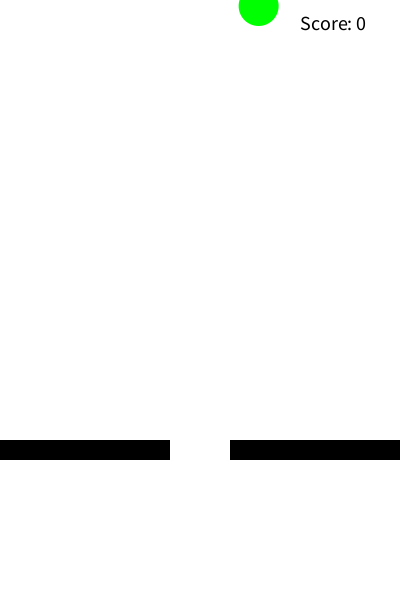
Frame 1 (no input)
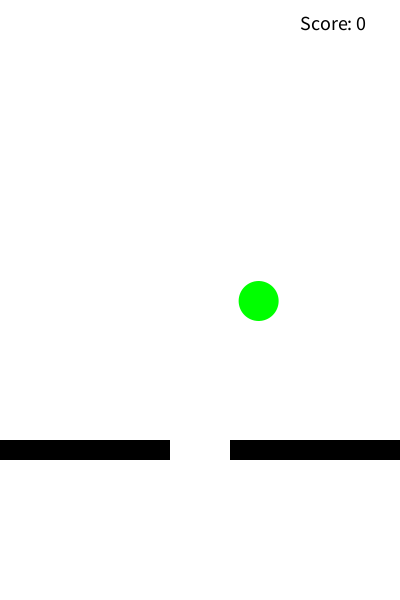
Frame 60 (the mouse pressed at the canvas centre just before this capture)
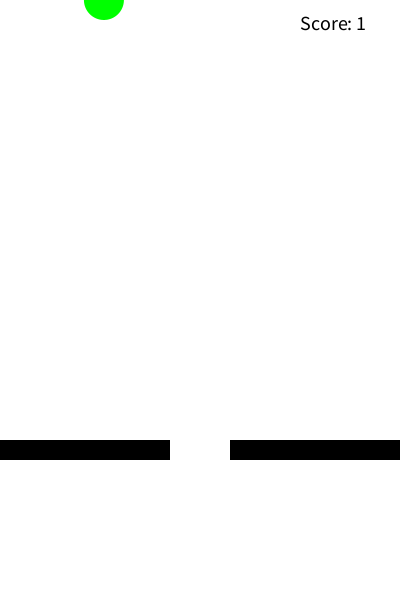
Frame 120 (the mouse held since frame 60 and released just before this capture)

The Processing sketch that drew these frames (run headless with seeded random() and noise(); from frame 60 on, the mouse is pressed at the canvas centre):

// Processing sketch: matts_example_OOP
// ── matts_example_OOP.pde
// This is a special data type.  It is a special array.  Arrays are data types like int or float but instead of
// holding onto just one number at a time they can hold multiple different numbers.  Think of them like a data table,
// or mabye like a shelf with numbers on it to keep everything organized.  Or some people think of them like a 
// digital filing cabinet.  
//
// This one is special in another way... its not just holding lots of ints or floats... 
// its hodling lots of "balls" or objects created by the Ball class I define below.
// In the following line I'm just setting up the array, but I haven't put anything in it yet.
ArrayList<Ball> balls = new ArrayList<Ball>();

// this is a single variable that will hold onto just one ball object at a time... I use it below
// to make the conditionals more readable and easier to understand.
Ball currentBall;

// moving rectangle data
float rectangleX;
float rectangleY;
float rectangleWidth;
float rectangleHeight;
float radius = 20;
int boxSpeed = 6;

boolean gameOver = false;
int score = 0;

void setup()
{
   noStroke();
   size(400,600);
   background(255);
   rectMode(CENTER);
   frameRate(60);
   
   rectangleX = width/2;
   rectangleY = height*0.75;
   rectangleWidth = 60;
   rectangleHeight = 20;
 
   // make, show, and drop new ball
   balls.add(new Ball(random(0,width), 1, radius, rectangleX, rectangleY, rectangleWidth, rectangleHeight));
   int lastBall = balls.size()-1;
   balls.get(lastBall).display();
   balls.get(lastBall).fall();
}

void draw()
{
  if(!gameOver)
  {
      background(255);  
      noStroke();
      
      // print the current score to the screen
      fill(0);
      textSize(20);
      text("Score: "+score, width - 100, 30);
      
      // draw black rectangular band
      fill(0);
      rect(width/2, 0.75*height, width, rectangleHeight);
      
      //  Move the white rectangular "hole"
      fill(255);
    
    
      if(keyCode == 37)  // move left
      {
        if(rectangleX <= 0+rectangleWidth/2)
        {
          rectangleX = 0+rectangleWidth/2-1;
        }
        else
        {
          rectangleX -= boxSpeed;
        }
      }
    
    
      if(keyCode == 39)  // move right
      {
        if(rectangleX >= width-rectangleWidth/2)
        {
           rectangleX = width-rectangleWidth/2; 
        }
        else
        {
          rectangleX += boxSpeed;
        }
      }
     
      // draw the white rectangular "hole"
      rect(rectangleX, rectangleY, rectangleWidth, rectangleHeight);
    
     
     // just show the ball most recently created
     if(balls.size() != 0)  // make sure a ball has been created before you try to show it...
     {
       currentBall = balls.get(balls.size()-1);
       currentBall.display();
       currentBall.fall();
       
       // if the ball isn't colliding with the "hole" and is at the height of the black rectangle then...
       if(!currentBall.isColliding(rectangleX, rectangleY)
           && currentBall.ballHeight()>= 0.75*height
           && currentBall.ballHeight()< 0.75*height+rectangleHeight)
       {
         println("collision detected");   // turn the shapes red if there is a collision.  This is where you'd end the game
         //fill(255,0,0);
         //rect(rectangleX, rectangleY, rectangleWidth, rectangleHeight);
         gameOver = true;
       }
     }
  }
  
  else
  {
    background(0,255,0);
    fill(255);
    textSize(32);
    text("Game Over!",width/2-90,height/2-180);
    text("Score: " + score,width/2-60,height/2);
    text("Press R to Restart",width/2-130,height/2+80);
  }
}

// this resets the game.  It works at anytime during the game
void keyPressed()
{
  if(key == 'r' | key == 'R')
  {
    gameOver = false;
    score = 0;
     // make, show, and drop new ball
   balls.add(new Ball(random(0,width), 1, radius, rectangleX, rectangleY, rectangleWidth, rectangleHeight));
   int lastBall = balls.size()-1;
   balls.get(lastBall).display();
   balls.get(lastBall).fall();
 }
}

class Ball
{
 // data
   float circleX;
   float circleY;
   float radius;
   float rectangleX;
   float rectangleY;
   float rectangleWidth;
   float rectangleHeight;
   
 // constructor
 Ball(
   float _circleX,
   float _circleY,
   float _radius,
   float _rectangleX,
   float _rectangleY,
   float _rectangleWidth,
   float _rectangleHeight)
 {
   circleX = _circleX;
   circleY = _circleY;
   radius = _radius;
   rectangleX = _rectangleX;
   rectangleY = _rectangleY;
   rectangleWidth = _rectangleWidth;
   rectangleHeight = _rectangleHeight;
 }
 
 // methods
 void display()
 {
   fill(0,255,0);
   ellipseMode(CENTER);
   ellipse(circleX, circleY, radius*2, radius*2);
 }
 
 void fall()
 {
   circleY += 5;
   if(circleY >= height)
   {
     circleY = 0;
     balls.add(new Ball(random(0,width), 0, radius, rectangleX, rectangleY, rectangleWidth, rectangleHeight));
     score++;
   }
 }
 
 
  boolean isColliding(float _rectangleX, float _rectangleY)
  {
    float circleDistanceX = abs(circleX - _rectangleX - rectangleWidth/2);
    float circleDistanceY = abs(circleY - _rectangleY - rectangleHeight/2);
   
    if (circleDistanceX > (rectangleWidth/2 + radius)) { return false; }
    if (circleDistanceY > (rectangleHeight/2 + radius)) { return false; }
   
    if (circleDistanceX <= (rectangleWidth/2)) { return true; }
    if (circleDistanceY <= (rectangleHeight/2)) { return true; }
   
    float cornerDistance_sq = pow(circleDistanceX - rectangleWidth/2, 2) +
                         pow(circleDistanceY - rectangleHeight/2, 2);
   
    return (cornerDistance_sq <= pow(radius,2));
  }
  
  float ballHeight()
  {
   return circleY; 
  }
 
}
